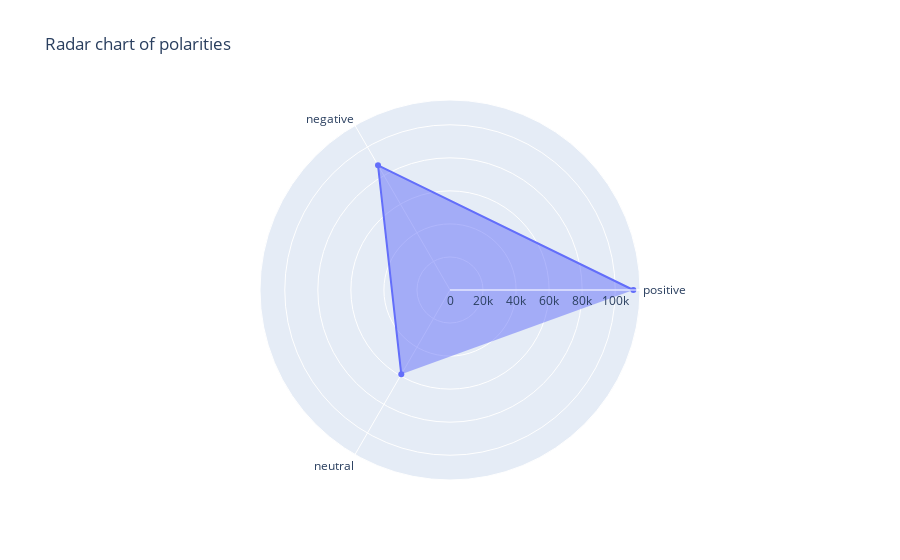

The code cell stored with this chart in its notebook:
### Code cell
data = [go.Scatterpolar(
  r = [tweets['polarity'].value_counts()[0],tweets['polarity'].value_counts()[1],tweets['polarity'].value_counts()[2]],
  theta = list(tweets['polarity'].unique()),
  fill = 'toself'
)]

layout = go.Layout(
  polar = dict(
    radialaxis = dict(
      visible = True,
      range = [0, 115000]
    )
  ),
  showlegend = False,
  title ='Radar chart of polarities'
)
fig = go.Figure(data=data, layout=layout)
iplot(fig, filename = "Single Pokemon stats")

### Figure 1 — Plotly figure (JSON) as saved in the notebook; plotly's stock layout.template omitted (floating-point values rounded to 4 significant figures)
{"data": [{"fill": "toself", "r": [110975, 87135, 58959], "theta": ["positive", "negative", "neutral"], "type": "scatterpolar"}], "layout": {"polar": {"radialaxis": {"range": [0, 115000], "visible": true}}, "showlegend": false, "title": {"text": "Radar chart of polarities"}}}
